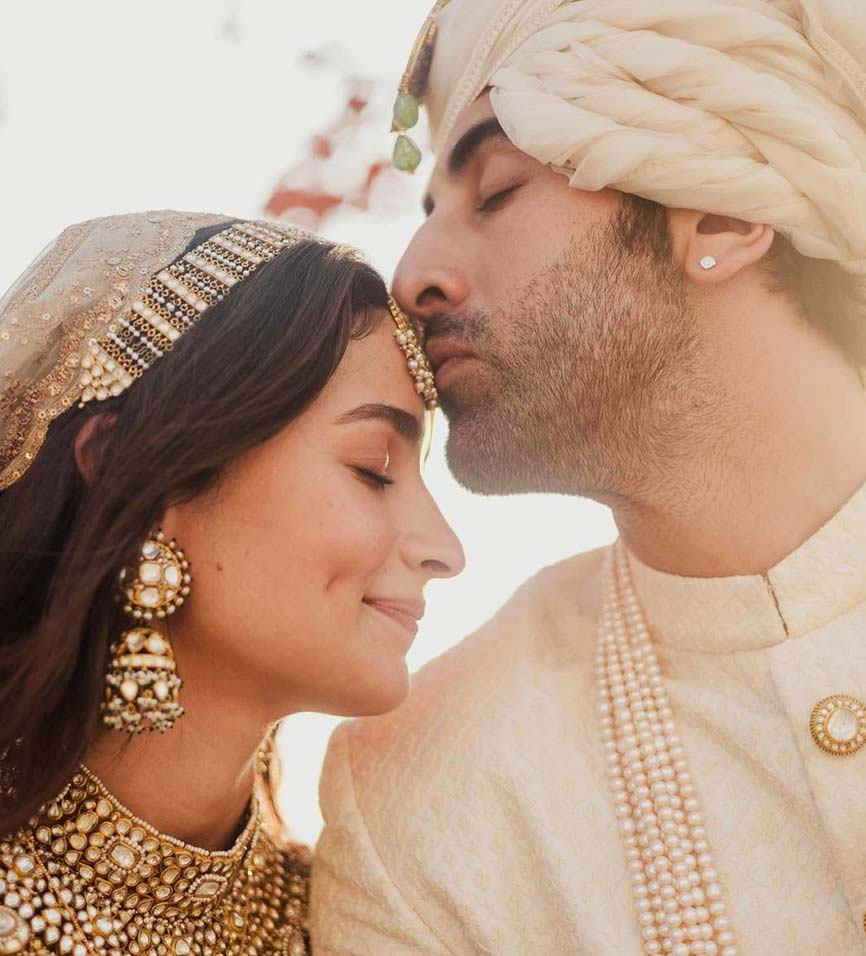
#> input picture dataset/alia_bhatt/004.jpg, 866 x 956 px
$ jupyter execute --allow-errors actress_identification_using_dl.ipynb   (shell and % lines are left out)
#> lines starting #> are read from the running program, lines starting #| are printed output that depends on the picture
[cell 1]
import pandas as pd
from matplotlib import pyplot as plt
import cv2

[cell 2]
path_dataset="../dataset"
path_cropped_dataset="../dataset/cropped/"

[cell 3]
import os
img_dirs=[]
for entry in os.scandir(path_dataset):
    if entry.is_dir():
        img_dirs.append(entry.path)
#> pass 2 of the loop `for entry in os.scandir(path_dataset):`:

[cell 4]
img_dirs

[cell 5]
#function for getting cropped images with face and eye detected
def get_cropped_img(path):
#> called with path = '../dataset/alia_bhatt/004.jpg'
    img=cv2.imread(path)
#> img is the input picture: shape (956, 866, 3); mean B, G, R 132.8, 153.4, 184.2
    if img is None:
        print(f"Error: Failed to load image at path: {path}")
        return None

    gray=cv2.cvtColor(img,cv2.COLOR_BGR2GRAY)
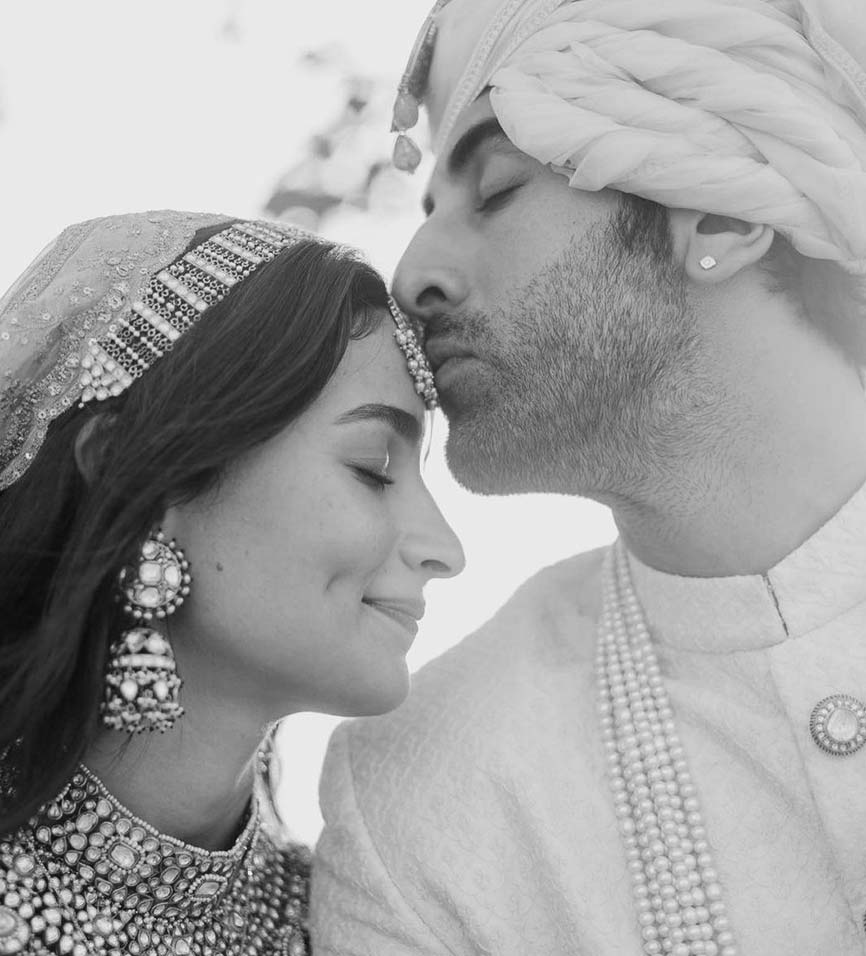
#> gray: shape (956, 866); min 7, max 250, mean 160.2
    face=crop_face.detectMultiScale(gray,1.3,5)
#> face = [[627, 228, 157, 157]]
    for x,y,w,h in face:
        roi_gray=gray[y:y+h,x:x+w]
        roi_color=img[y:y+h,x:x+w]
        eye=crop_eye.detectMultiScale(roi_gray)
        if len(eye)>=2:
            return roi_color
#> this loop made 1 pass
#> pass 1, in get_cropped_img, `roi_gray=gray[y:y+h,x:x+w]`:
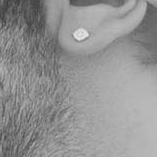
#> roi_gray: shape (157, 157); min 60, max 232, mean 146.6
#> pass 1, in get_cropped_img, `roi_color=img[y:y+h,x:x+w]`:
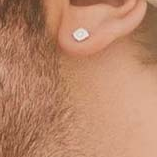
#> roi_color: shape (157, 157, 3); mean B, G, R 105.4, 134.4, 186.4

[cell 6]
import shutil
if os.path.exists(path_cropped_dataset):
    shutil.rmtree(path_cropped_dataset)
os.mkdir(path_cropped_dataset)

[cell 7]
crop_face= cv2.CascadeClassifier('../opencv/haarcascade_frontalface_default.xml')
crop_eye= cv2.CascadeClassifier('../opencv/haarcascade_eye.xml')

[cell 8]
cropped_img_dirs=[]
actress_file_name_dict={}

for img_dir in img_dirs:
    count=1
    actress_name= img_dir.split('\\')[-1]

    actress_file_name_dict[actress_name]=[]

    for entry in os.scandir(img_dir):
        roi_color=get_cropped_img(entry.path)
        if roi_color is not None:
            cropped_folder=path_cropped_dataset+ actress_name
            if not os.path.exists(cropped_folder):
                os.makedirs(cropped_folder)
                cropped_img_dirs.append(cropped_folder)
                print("Generating cropped images in folder"+ cropped_folder)

            cropped_file_name=actress_name+ str(count)+".png"
            cropped_file_path=cropped_folder+"/"+cropped_file_name

            cv2.imwrite(cropped_file_path,roi_color)
            actress_file_name_dict[actress_name].append(cropped_file_path)
            count+=1
#> pass 2 of the loop `for img_dir in img_dirs:`:
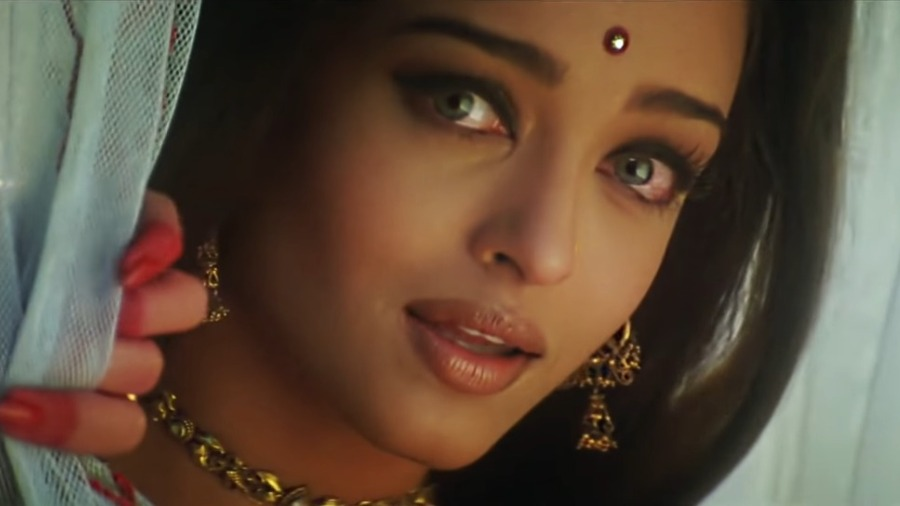
#> input picture dataset/aishwarya_rai/1667293923_resized-6.jpg, 900 x 506 px
#> in get_cropped_img, img is the input picture: shape (506, 900, 3); mean B, G, R 59.4, 76.2, 94.6
#> in get_cropped_img (call 2), `gray=cv2.cvtColor(img,cv2.COLOR_BGR2GRAY)`:
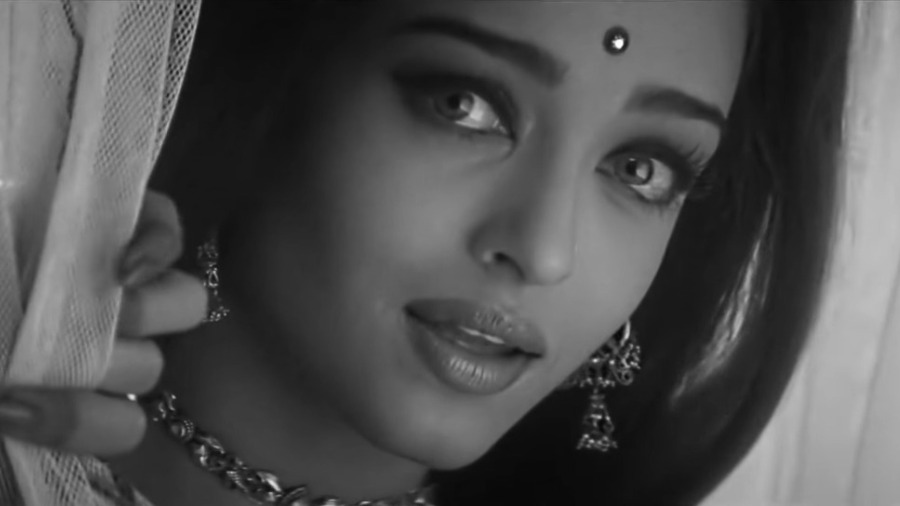
#> gray: shape (506, 900); min 6, max 253, mean 79.8
#> face = ()

[cell 9]
import numpy as np
# import pywt

[cell 10]
# [15 lines of commented-out code are left out]

[cell 11]
actress_dict={}
count=0
for actress_name in actress_file_name_dict.keys():
    if actress_name=='cropped':
        continue
    actress_dict[actress_name]=count
    count+=1
actress_dict

[cell 12]
#placing gray image as a stack below color image and forming X and Y
X=[]
Y=[]
for actress_name,training_files in actress_file_name_dict.items():
    for training_img in training_files:
        img=cv2.imread(training_img)

        if img is None:
            continue
        #scalling original coloured raw image
        scalled_raw_img=cv2.resize(img,(32,32))
#         img_har=w2d(img,'db1',5)
#         scalled_har_img=cv2.resize(img_har,(32,32))

#         combined_img=np.vstack((scalled_raw_img.reshape(32*32*3,1),(scalled_har_img.reshape(32*32,1))))
        X.append(scalled_raw_img)
        Y.append(actress_dict[actress_name])
#> pass 2 of the loop `for actress_name,training_files in actress_file_name_dict.items():`:
